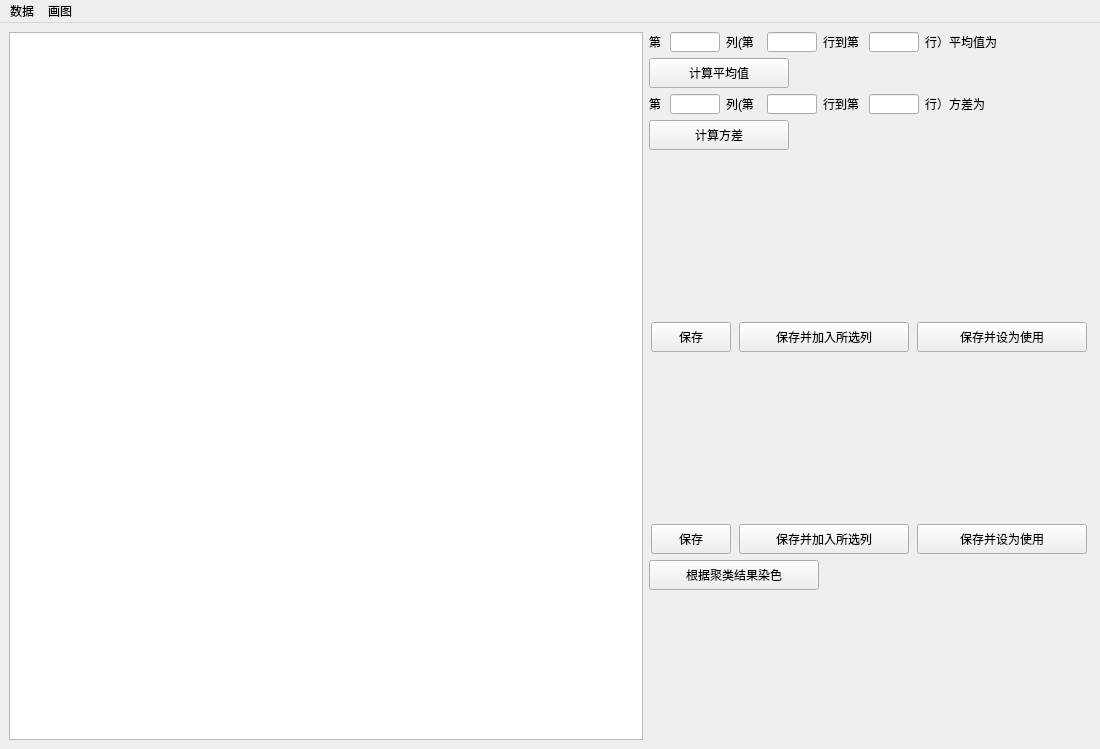
<?xml version="1.0" encoding="UTF-8"?>
<ui version="4.0">
 <class>MainWindow</class>
 <widget class="QMainWindow" name="MainWindow">
  <property name="geometry">
   <rect>
    <x>0</x>
    <y>0</y>
    <width>1100</width>
    <height>650</height>
   </rect>
  </property>
  <property name="minimumSize">
   <size>
    <width>1100</width>
    <height>0</height>
   </size>
  </property>
  <property name="windowTitle">
   <string>MainWindow</string>
  </property>
  <widget class="QWidget" name="centralwidget">
   <layout class="QGridLayout" name="gridLayout">
    <item row="0" column="0">
     <layout class="QHBoxLayout" name="horizontalLayout_6">
      <item>
       <widget class="QTableWidget" name="DataTable">
        <property name="sizePolicy">
         <sizepolicy hsizetype="Expanding" vsizetype="Expanding">
          <horstretch>0</horstretch>
          <verstretch>0</verstretch>
         </sizepolicy>
        </property>
        <property name="minimumSize">
         <size>
          <width>600</width>
          <height>600</height>
         </size>
        </property>
       </widget>
      </item>
      <item>
       <layout class="QVBoxLayout" name="verticalLayout_5">
        <property name="bottomMargin">
         <number>150</number>
        </property>
        <item>
         <layout class="QHBoxLayout" name="horizontalLayout_2">
          <item>
           <widget class="QLabel" name="AVGLabel1">
            <property name="minimumSize">
             <size>
              <width>15</width>
              <height>20</height>
             </size>
            </property>
            <property name="maximumSize">
             <size>
              <width>15</width>
              <height>16777215</height>
             </size>
            </property>
            <property name="text">
             <string>第</string>
            </property>
           </widget>
          </item>
          <item>
           <widget class="QLineEdit" name="AVGEdit1">
            <property name="minimumSize">
             <size>
              <width>30</width>
              <height>20</height>
             </size>
            </property>
            <property name="maximumSize">
             <size>
              <width>50</width>
              <height>16777215</height>
             </size>
            </property>
           </widget>
          </item>
          <item>
           <widget class="QLabel" name="AVGLabel2">
            <property name="minimumSize">
             <size>
              <width>35</width>
              <height>20</height>
             </size>
            </property>
            <property name="maximumSize">
             <size>
              <width>35</width>
              <height>16777215</height>
             </size>
            </property>
            <property name="text">
             <string>列(第</string>
            </property>
           </widget>
          </item>
          <item>
           <widget class="QLineEdit" name="AVGEdit2">
            <property name="minimumSize">
             <size>
              <width>30</width>
              <height>20</height>
             </size>
            </property>
            <property name="maximumSize">
             <size>
              <width>50</width>
              <height>16777215</height>
             </size>
            </property>
           </widget>
          </item>
          <item>
           <widget class="QLabel" name="AVGLabel3">
            <property name="minimumSize">
             <size>
              <width>40</width>
              <height>20</height>
             </size>
            </property>
            <property name="maximumSize">
             <size>
              <width>40</width>
              <height>16777215</height>
             </size>
            </property>
            <property name="text">
             <string>行到第</string>
            </property>
           </widget>
          </item>
          <item>
           <widget class="QLineEdit" name="AVGEdit3">
            <property name="minimumSize">
             <size>
              <width>30</width>
              <height>20</height>
             </size>
            </property>
            <property name="maximumSize">
             <size>
              <width>50</width>
              <height>16777215</height>
             </size>
            </property>
           </widget>
          </item>
          <item>
           <widget class="QLabel" name="AVGLabel4">
            <property name="minimumSize">
             <size>
              <width>80</width>
              <height>20</height>
             </size>
            </property>
            <property name="maximumSize">
             <size>
              <width>80</width>
              <height>16777215</height>
             </size>
            </property>
            <property name="text">
             <string>行）平均值为</string>
            </property>
           </widget>
          </item>
          <item>
           <widget class="QLabel" name="AVGLabel5">
            <property name="minimumSize">
             <size>
              <width>60</width>
              <height>20</height>
             </size>
            </property>
            <property name="maximumSize">
             <size>
              <width>80</width>
              <height>16777215</height>
             </size>
            </property>
            <property name="text">
             <string/>
            </property>
           </widget>
          </item>
         </layout>
        </item>
        <item>
         <widget class="QPushButton" name="CalculateAVG">
          <property name="minimumSize">
           <size>
            <width>120</width>
            <height>30</height>
           </size>
          </property>
          <property name="maximumSize">
           <size>
            <width>140</width>
            <height>16777215</height>
           </size>
          </property>
          <property name="text">
           <string>计算平均值</string>
          </property>
         </widget>
        </item>
        <item>
         <layout class="QHBoxLayout" name="horizontalLayout_3">
          <item>
           <widget class="QLabel" name="VARLabel1">
            <property name="minimumSize">
             <size>
              <width>15</width>
              <height>20</height>
             </size>
            </property>
            <property name="maximumSize">
             <size>
              <width>15</width>
              <height>16777215</height>
             </size>
            </property>
            <property name="text">
             <string>第</string>
            </property>
           </widget>
          </item>
          <item>
           <widget class="QLineEdit" name="VAREdit1">
            <property name="minimumSize">
             <size>
              <width>30</width>
              <height>20</height>
             </size>
            </property>
            <property name="maximumSize">
             <size>
              <width>50</width>
              <height>16777215</height>
             </size>
            </property>
           </widget>
          </item>
          <item>
           <widget class="QLabel" name="VARLabel2">
            <property name="minimumSize">
             <size>
              <width>35</width>
              <height>20</height>
             </size>
            </property>
            <property name="maximumSize">
             <size>
              <width>35</width>
              <height>16777215</height>
             </size>
            </property>
            <property name="text">
             <string>列(第</string>
            </property>
           </widget>
          </item>
          <item>
           <widget class="QLineEdit" name="VAREdit2">
            <property name="minimumSize">
             <size>
              <width>30</width>
              <height>20</height>
             </size>
            </property>
            <property name="maximumSize">
             <size>
              <width>50</width>
              <height>16777215</height>
             </size>
            </property>
           </widget>
          </item>
          <item>
           <widget class="QLabel" name="VARLabel3">
            <property name="minimumSize">
             <size>
              <width>40</width>
              <height>20</height>
             </size>
            </property>
            <property name="maximumSize">
             <size>
              <width>40</width>
              <height>16777215</height>
             </size>
            </property>
            <property name="text">
             <string>行到第</string>
            </property>
           </widget>
          </item>
          <item>
           <widget class="QLineEdit" name="VAREdit3">
            <property name="minimumSize">
             <size>
              <width>30</width>
              <height>20</height>
             </size>
            </property>
            <property name="maximumSize">
             <size>
              <width>50</width>
              <height>16777215</height>
             </size>
            </property>
           </widget>
          </item>
          <item>
           <widget class="QLabel" name="VARLabel4">
            <property name="minimumSize">
             <size>
              <width>80</width>
              <height>20</height>
             </size>
            </property>
            <property name="maximumSize">
             <size>
              <width>80</width>
              <height>16777215</height>
             </size>
            </property>
            <property name="text">
             <string>行）方差为</string>
            </property>
           </widget>
          </item>
          <item>
           <widget class="QLabel" name="VARLabel5">
            <property name="minimumSize">
             <size>
              <width>60</width>
              <height>20</height>
             </size>
            </property>
            <property name="maximumSize">
             <size>
              <width>80</width>
              <height>16777215</height>
             </size>
            </property>
            <property name="text">
             <string/>
            </property>
           </widget>
          </item>
         </layout>
        </item>
        <item>
         <widget class="QPushButton" name="CalculateVAR">
          <property name="minimumSize">
           <size>
            <width>120</width>
            <height>30</height>
           </size>
          </property>
          <property name="maximumSize">
           <size>
            <width>140</width>
            <height>16777215</height>
           </size>
          </property>
          <property name="text">
           <string>计算方差</string>
          </property>
         </widget>
        </item>
        <item>
         <widget class="ColumnBar" name="ColumnBar1" native="true">
          <property name="minimumSize">
           <size>
            <width>360</width>
            <height>160</height>
           </size>
          </property>
          <property name="maximumSize">
           <size>
            <width>360</width>
            <height>160</height>
           </size>
          </property>
         </widget>
        </item>
        <item>
         <layout class="QHBoxLayout" name="horizontalLayout_4">
          <item>
           <widget class="QPushButton" name="SaveBar1">
            <property name="minimumSize">
             <size>
              <width>60</width>
              <height>30</height>
             </size>
            </property>
            <property name="maximumSize">
             <size>
              <width>80</width>
              <height>16777215</height>
             </size>
            </property>
            <property name="text">
             <string>保存</string>
            </property>
           </widget>
          </item>
          <item>
           <widget class="QPushButton" name="AddBar1">
            <property name="minimumSize">
             <size>
              <width>150</width>
              <height>30</height>
             </size>
            </property>
            <property name="maximumSize">
             <size>
              <width>170</width>
              <height>16777215</height>
             </size>
            </property>
            <property name="text">
             <string>保存并加入所选列</string>
            </property>
           </widget>
          </item>
          <item>
           <widget class="QPushButton" name="UseBar1">
            <property name="minimumSize">
             <size>
              <width>150</width>
              <height>30</height>
             </size>
            </property>
            <property name="maximumSize">
             <size>
              <width>170</width>
              <height>16777215</height>
             </size>
            </property>
            <property name="text">
             <string>保存并设为使用</string>
            </property>
           </widget>
          </item>
         </layout>
        </item>
        <item>
         <widget class="ColumnBar" name="ColumnBar2" native="true">
          <property name="minimumSize">
           <size>
            <width>360</width>
            <height>160</height>
           </size>
          </property>
          <property name="maximumSize">
           <size>
            <width>360</width>
            <height>160</height>
           </size>
          </property>
         </widget>
        </item>
        <item>
         <layout class="QHBoxLayout" name="horizontalLayout_5">
          <item>
           <widget class="QPushButton" name="SaveBar2">
            <property name="minimumSize">
             <size>
              <width>60</width>
              <height>30</height>
             </size>
            </property>
            <property name="maximumSize">
             <size>
              <width>80</width>
              <height>16777215</height>
             </size>
            </property>
            <property name="text">
             <string>保存</string>
            </property>
           </widget>
          </item>
          <item>
           <widget class="QPushButton" name="AddBar2">
            <property name="minimumSize">
             <size>
              <width>150</width>
              <height>30</height>
             </size>
            </property>
            <property name="maximumSize">
             <size>
              <width>170</width>
              <height>16777215</height>
             </size>
            </property>
            <property name="text">
             <string>保存并加入所选列</string>
            </property>
           </widget>
          </item>
          <item>
           <widget class="QPushButton" name="UseBar2">
            <property name="minimumSize">
             <size>
              <width>150</width>
              <height>30</height>
             </size>
            </property>
            <property name="maximumSize">
             <size>
              <width>170</width>
              <height>16777215</height>
             </size>
            </property>
            <property name="text">
             <string>保存并设为使用</string>
            </property>
           </widget>
          </item>
         </layout>
        </item>
        <item>
         <widget class="QPushButton" name="paint">
          <property name="minimumSize">
           <size>
            <width>150</width>
            <height>30</height>
           </size>
          </property>
          <property name="maximumSize">
           <size>
            <width>170</width>
            <height>30</height>
           </size>
          </property>
          <property name="text">
           <string>根据聚类结果染色</string>
          </property>
         </widget>
        </item>
       </layout>
      </item>
     </layout>
    </item>
   </layout>
  </widget>
  <widget class="QMenuBar" name="menubar">
   <property name="geometry">
    <rect>
     <x>0</x>
     <y>0</y>
     <width>1100</width>
     <height>24</height>
    </rect>
   </property>
   <widget class="QMenu" name="menu_3">
    <property name="title">
     <string>画图</string>
    </property>
    <widget class="QMenu" name="menu_2">
     <property name="title">
      <string>聚类分析</string>
     </property>
     <addaction name="actionKMeans"/>
     <addaction name="actionDBSCAN"/>
    </widget>
    <addaction name="actionHistogram"/>
    <addaction name="actionScatterPlot"/>
    <addaction name="actionCovariance"/>
    <addaction name="actionCorrelation"/>
    <addaction name="actionPCA"/>
    <addaction name="menu_2"/>
   </widget>
   <widget class="QMenu" name="menu">
    <property name="title">
     <string>数据</string>
    </property>
    <addaction name="actionInput"/>
   </widget>
   <addaction name="menu"/>
   <addaction name="menu_3"/>
  </widget>
  <action name="actionHistogram">
   <property name="text">
    <string>直方图</string>
   </property>
  </action>
  <action name="actionScatterPlot">
   <property name="text">
    <string>散点图</string>
   </property>
  </action>
  <action name="actionCovariance">
   <property name="text">
    <string>协方差矩阵</string>
   </property>
  </action>
  <action name="actionCorrelation">
   <property name="text">
    <string>相关性矩阵</string>
   </property>
  </action>
  <action name="actionPCA">
   <property name="text">
    <string>降维绘制</string>
   </property>
  </action>
  <action name="actionInput">
   <property name="text">
    <string>导入</string>
   </property>
  </action>
  <action name="actionDBSCAN">
   <property name="text">
    <string>DBSCAN</string>
   </property>
  </action>
  <action name="actionKMeans">
   <property name="text">
    <string>KMeans</string>
   </property>
  </action>
 </widget>
 <customwidgets>
  <customwidget>
   <class>ColumnBar</class>
   <extends>QWidget</extends>
   <header location="global">columnbar.h</header>
   <container>1</container>
  </customwidget>
 </customwidgets>
 <resources/>
 <connections/>
</ui>
